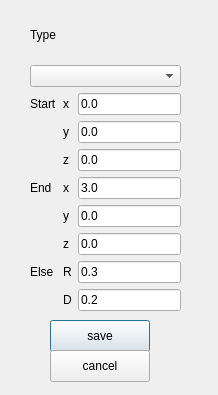
<?xml version="1.0" encoding="UTF-8"?>
<ui version="4.0">
 <class>RefinementDialog</class>
 <widget class="QDialog" name="RefinementDialog">
  <property name="geometry">
   <rect>
    <x>0</x>
    <y>0</y>
    <width>218</width>
    <height>395</height>
   </rect>
  </property>
  <property name="windowTitle">
   <string>Dialog</string>
  </property>
  <widget class="QWidget" name="gridLayoutWidget">
   <property name="geometry">
    <rect>
     <x>30</x>
     <y>10</y>
     <width>151</width>
     <height>301</height>
    </rect>
   </property>
   <layout class="QGridLayout" name="gridLayout">
    <item row="3" column="2">
     <widget class="QLineEdit" name="textY">
      <property name="text">
       <string>0.0</string>
      </property>
     </widget>
    </item>
    <item row="2" column="1">
     <widget class="QLabel" name="label_4">
      <property name="text">
       <string>x</string>
      </property>
     </widget>
    </item>
    <item row="2" column="2">
     <widget class="QLineEdit" name="textX">
      <property name="text">
       <string>0.0</string>
      </property>
     </widget>
    </item>
    <item row="6" column="1">
     <widget class="QLabel" name="label_7">
      <property name="text">
       <string>x</string>
      </property>
     </widget>
    </item>
    <item row="9" column="2">
     <widget class="QLineEdit" name="textR">
      <property name="text">
       <string>0.3</string>
      </property>
     </widget>
    </item>
    <item row="6" column="2">
     <widget class="QLineEdit" name="textX_2">
      <property name="text">
       <string>3.0</string>
      </property>
     </widget>
    </item>
    <item row="8" column="1">
     <widget class="QLabel" name="label_9">
      <property name="text">
       <string>z</string>
      </property>
     </widget>
    </item>
    <item row="4" column="2">
     <widget class="QLineEdit" name="textZ">
      <property name="text">
       <string>0.0</string>
      </property>
     </widget>
    </item>
    <item row="7" column="2">
     <widget class="QLineEdit" name="textY_2">
      <property name="text">
       <string>0.0</string>
      </property>
     </widget>
    </item>
    <item row="0" column="0">
     <widget class="QLabel" name="label">
      <property name="text">
       <string>Type</string>
      </property>
     </widget>
    </item>
    <item row="2" column="0">
     <widget class="QLabel" name="label_2">
      <property name="text">
       <string>Start</string>
      </property>
     </widget>
    </item>
    <item row="4" column="1">
     <widget class="QLabel" name="label_6">
      <property name="text">
       <string>z</string>
      </property>
     </widget>
    </item>
    <item row="3" column="1">
     <widget class="QLabel" name="label_5">
      <property name="text">
       <string>y</string>
      </property>
     </widget>
    </item>
    <item row="8" column="2">
     <widget class="QLineEdit" name="textZ_2">
      <property name="text">
       <string>0.0</string>
      </property>
     </widget>
    </item>
    <item row="6" column="0">
     <widget class="QLabel" name="label_3">
      <property name="text">
       <string>End</string>
      </property>
     </widget>
    </item>
    <item row="7" column="1">
     <widget class="QLabel" name="label_8">
      <property name="text">
       <string>y</string>
      </property>
     </widget>
    </item>
    <item row="10" column="2">
     <widget class="QLineEdit" name="textD">
      <property name="text">
       <string>0.2</string>
      </property>
     </widget>
    </item>
    <item row="9" column="0">
     <widget class="QLabel" name="label_10">
      <property name="text">
       <string>Else</string>
      </property>
     </widget>
    </item>
    <item row="9" column="1">
     <widget class="QLabel" name="label_11">
      <property name="text">
       <string>R</string>
      </property>
     </widget>
    </item>
    <item row="10" column="1">
     <widget class="QLabel" name="label_12">
      <property name="text">
       <string>D</string>
      </property>
     </widget>
    </item>
    <item row="1" column="0" colspan="3">
     <widget class="QComboBox" name="comboType"/>
    </item>
   </layout>
  </widget>
  <widget class="QPushButton" name="btnSave">
   <property name="geometry">
    <rect>
     <x>50</x>
     <y>320</y>
     <width>100</width>
     <height>32</height>
    </rect>
   </property>
   <property name="text">
    <string>save</string>
   </property>
  </widget>
  <widget class="QPushButton" name="btnCancel">
   <property name="geometry">
    <rect>
     <x>50</x>
     <y>350</y>
     <width>100</width>
     <height>32</height>
    </rect>
   </property>
   <property name="text">
    <string>cancel</string>
   </property>
  </widget>
 </widget>
 <resources/>
 <connections/>
</ui>
